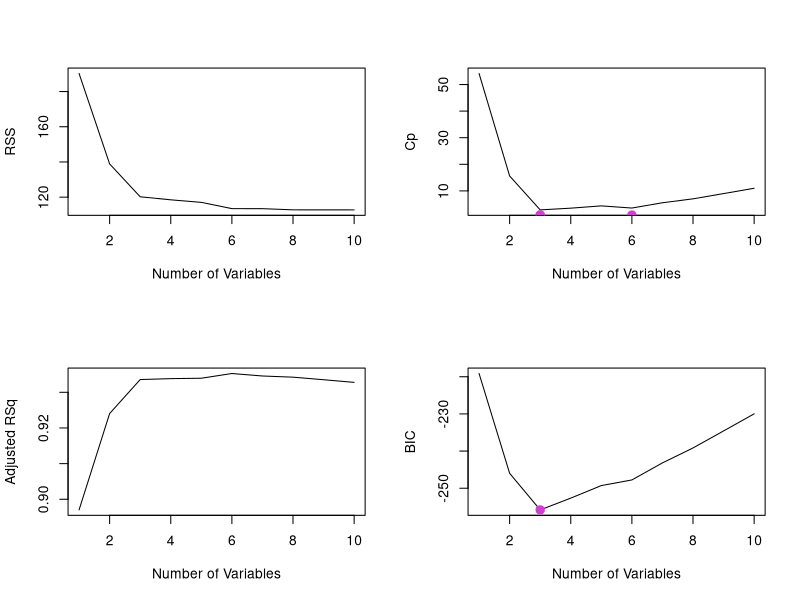

Reproduce this figure in R.
#mmmmmmmmmmmmmmmmmmmmmmmmmmmmmmmmmmmmmmmmmmmmmmmmmmm
#oooooooooooooooooo Problem B2 ooooooooooooooooooooo
#oooooooooo ISL Section 6.6 Exercise 8 ooooooooooooo
#mmmmmmmmmmmmmmmmmmmmmmmmmmmmmmmmmmmmmmmmmmmmmmmmmmm

# Goal: In this problem, we will generate simulated data, and use this data to perform best subset selection

set.seed(17)

#_________________PART A_______________________
#______________________________________________
# Goal: generate a predictor X of length n = 100, as well as a noise vector ϵ of length n = 100 with rnorm()

#Simulate n = 100 observations, x and e are both with length 100 by rnorm() function
n = 100
x = rnorm(100)
e = rnorm(100)

#_________________PART B_______________________
#______________________________________________
# Goal:  Generate a response vector Y of length n = 100 according to the model Y = β0 + β1X + β2X2 + β3X3 + ϵ,
# where β0, β1, β2, and β3 are constants.

beta =c(2,1,-0.2,0.5)
y = beta[1] + beta[2]*x + beta[3]*x^2 + beta[4]*x^3 + e

#_________________PART C_______________________
#______________________________________________
# Goal: Use the regsubsets() function to perform best subset selection
# What is the best model obtained according to Cp, BIC, and adjusted R^2? 
# Show some plots to provide evidence for your answer, and report the coefficients of the best model obtained. 

# Insert X and Y in a matrix
data_matrix = y
# We have 10 predictors so i in 1:10
# The process involves generating a matrix of data with all possible combinations of predictor variables 
# (up to a maximum of 10), and fitting a linear regression model on each combination. 
# Therefore we should create this matrix
for (i in 1:10){
  data_matrix = cbind(data_matrix, x^i)
}

# Create data frame
generated_data = data.frame(data_matrix)
names(generated_data) = c('y','x1','x2','x3','x4','x5','x6','x7','x8','x9','x10')
# generated_data now contains 'y','x1','x2','x3','x4','x5','x6','x7','x8','x9','x10'

# Performing best subset selection
# Using regsubsets() built-in function from leaps lib in r
library(leaps)
# The response variable y is regressed against all the predictor variables in the data frame 
# '.' is used to indicate "all other columns" 
# The nvmax parameter is set to 10 to specify that up to 10 predictor variables can be used in the model. 
fitted_model = regsubsets(y~.,generated_data,nvmax=10)

#--------------[i]----------------
# What is the best model obtained according to Cp, BIC, and adjusted R2?

# The best models are selected based on three different criteria: 
# the adjusted R^2, the Cp statistic (also known as the Mallows' Cp), and the Bayesian information criterion (BIC).

# The summary includes the adjusted R^2, the Cp statistic, and the BIC for all possible combinations of predictor variables
summary = summary(fitted_model)

# The index of the model with the highest adjusted R^2 is determined using the which.max() function on the adjr2 component of the summary object.
adjr2 = summary$adjr2
which.max(adjr2)
cp = summary$cp
which.min(cp)
bic = summary$bic
which.min(bic)

# So base on the above results the best models are the third model and the 6th model (Model #3 and Model #6)
# Then we plot the models to visualize

#--------------[ii]----------------
# Provide evidence for the best models wit plotting

# set up a 2x2 grid of plots
layout(matrix(1:4, nrow=2, ncol=2))
# plot RSS
plot(summary$rss, xlab='Number of Variables', ylab='RSS', type='l')
# plot Adjusted R Square
plot(summary$adjr2, xlab='Number of Variables', ylab='Adjusted RSq', type='l')
# plot Cp Mallows
plot(summary$cp, xlab='Number of Variables', ylab='Cp', type='l')

# loop over the three graphs and plot the corresponding points
for (i in c(which.max(summary$adjr2), which.min(summary$cp), which.min(summary$bic))) {
  points(i, summary$adjr2[i], col='#d13ed1', cex=2, pch=20)
}

# plot BIC
plot(summary$bic, xlab='Number of Variables', ylab='BIC', type='l')
points(which.min(summary$bic), summary$bic[which.min(summary$bic)], col='#d13ed1', cex=2, pch=20)

# Report the coefficients of the best model obtained.
cat ("coefficients of model 3", coef(fitted_model,3))
cat ("coefficients of model 6", coef(fitted_model,6))
